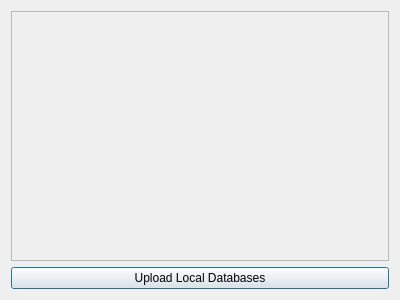
<?xml version="1.0" encoding="UTF-8"?>
<ui version="4.0">
 <class>Dialog</class>
 <widget class="QDialog" name="Dialog">
  <property name="geometry">
   <rect>
    <x>0</x>
    <y>0</y>
    <width>400</width>
    <height>300</height>
   </rect>
  </property>
  <property name="windowTitle">
   <string>Dialog</string>
  </property>
  <layout class="QGridLayout" name="verticalLayout">
   <item>
    <widget class="QScrollArea" name="scrollArea">
     <widget class="QWidget" name="scrollAreaWidgetContents">
      <property name="geometry">
       <rect>
        <x>0</x>
        <y>0</y>
        <width>370</width>
        <height>220</height>
       </rect>
      </property>
      <layout class="QVBoxLayout" name="scrollLayout"/>
     </widget>
    </widget>
   </item>
   <item>
    <widget class="QPushButton" name="uploadButton">
     <property name="text">
      <string>Upload Local Databases</string>
     </property>
    </widget>
   </item>
  </layout>
 </widget>
 <resources/>
 <connections/>
</ui>
